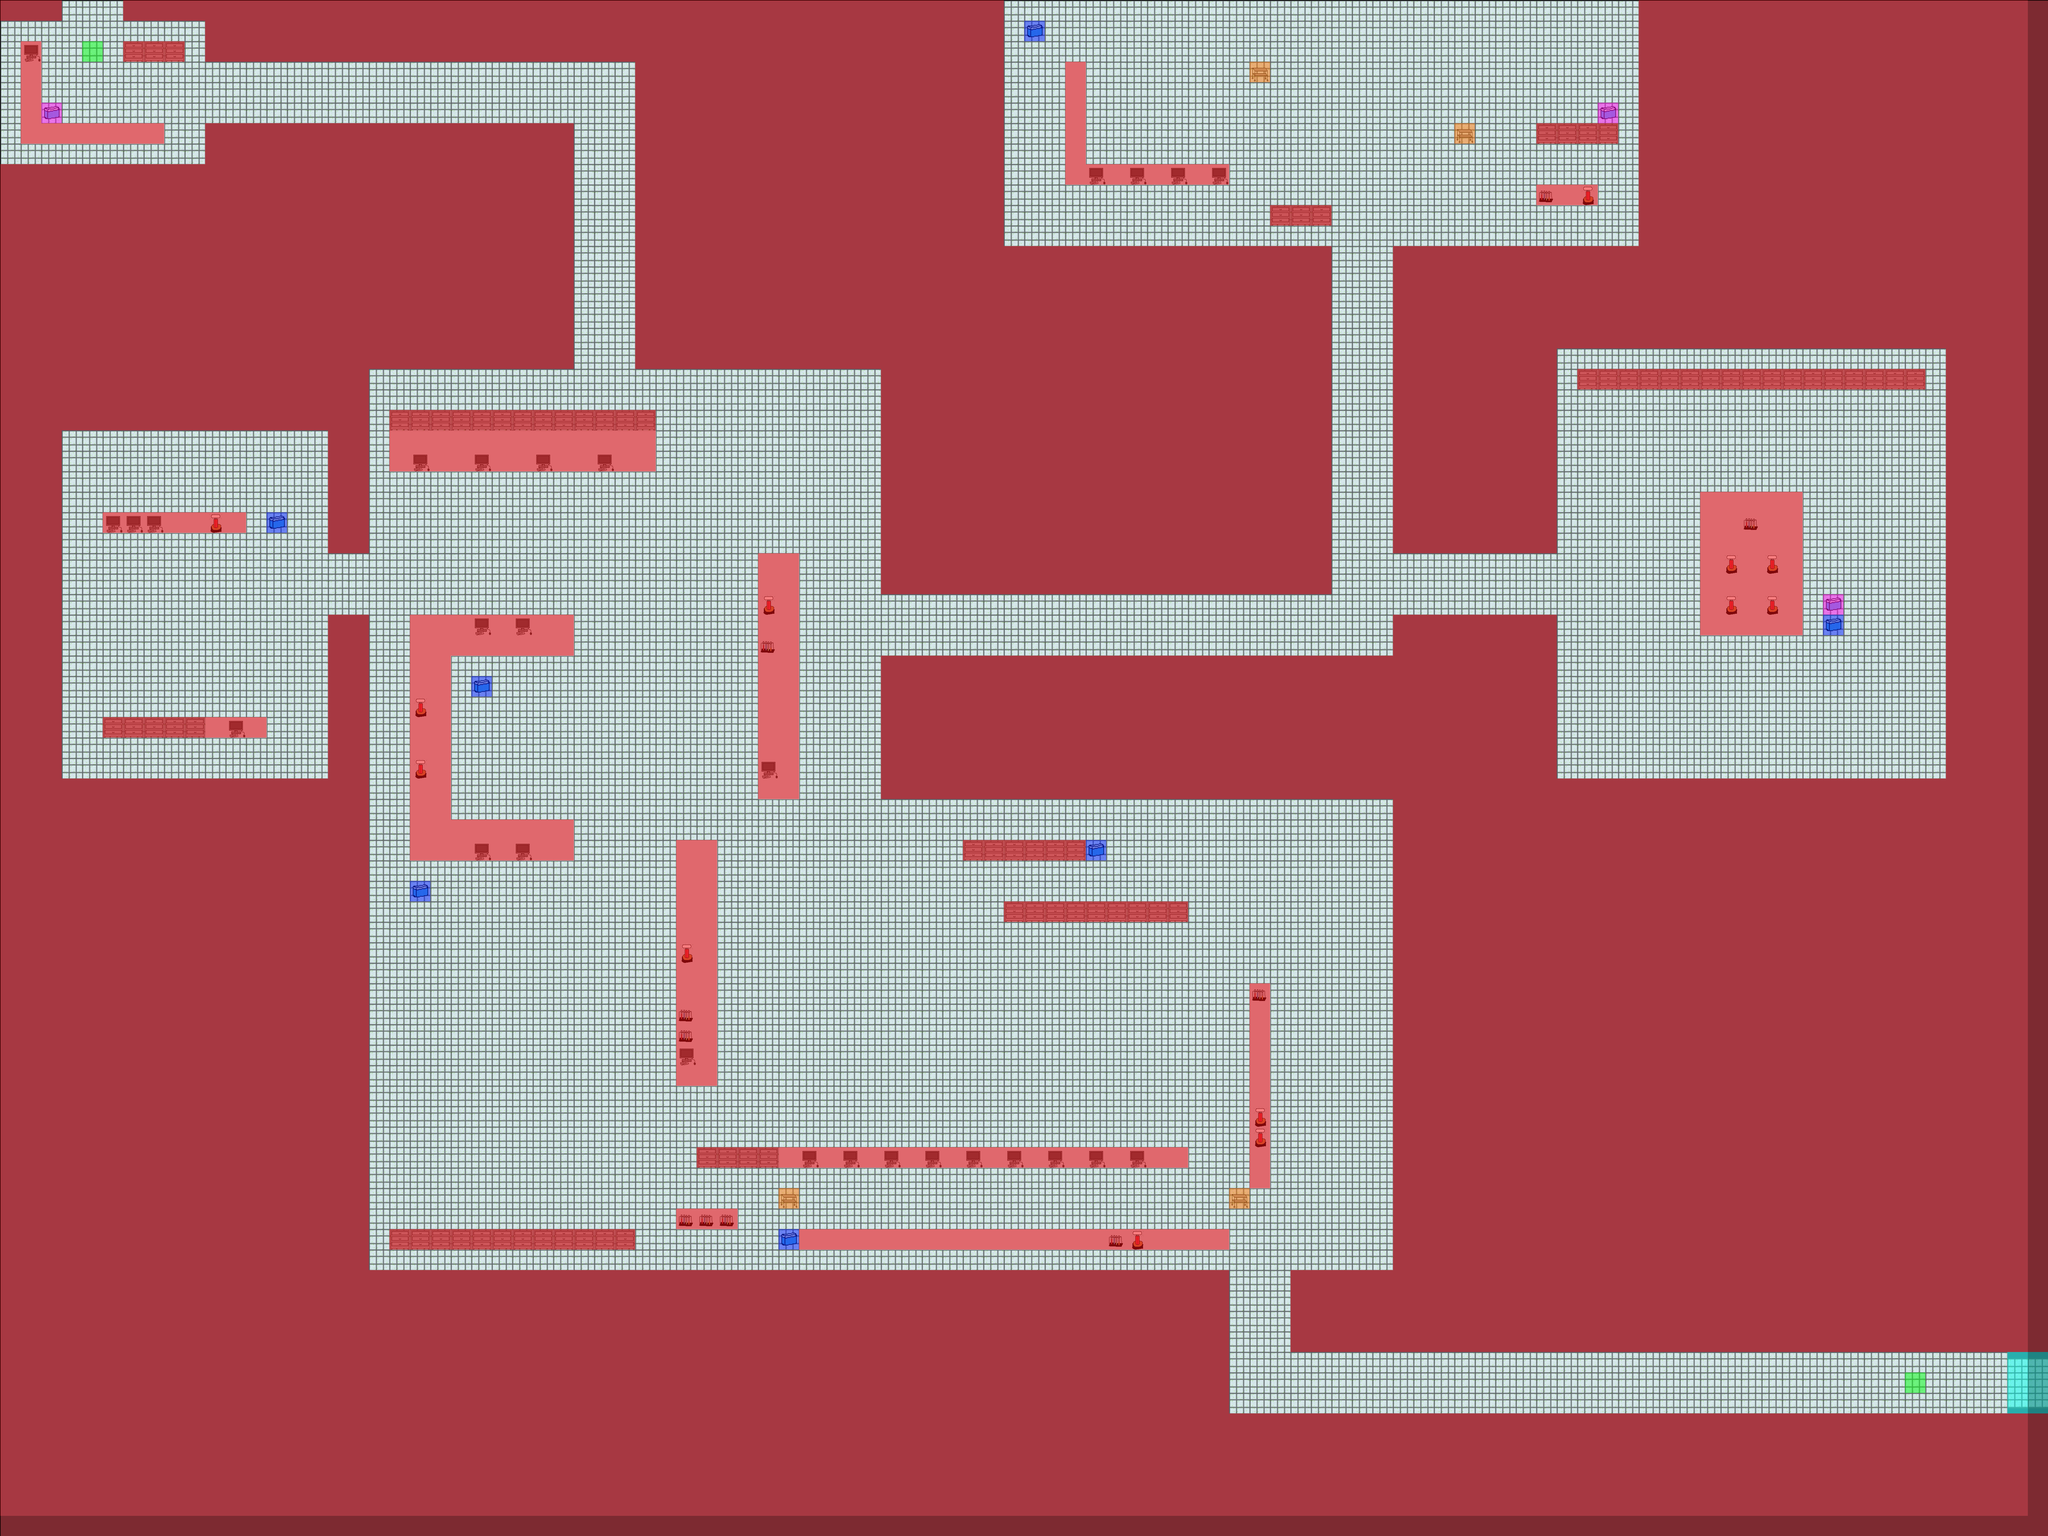

A 2D game scene composited from a Tiled map and its tileset images. What follows is a short description and the map's XML, with each tile layer's data collapsed to a summary:
An orthogonal 100x75 tile map with 64x64 px tiles, 3 tile layers (Background, Foreground, Meta), 2 tilesets and 1 object (SpawnPoint).

<map version="1.0" orientation="orthogonal" width="100" height="75" tilewidth="64" tileheight="64">
 <tileset firstgid="1" name="tmw_lab_spacing3" tilewidth="64" tileheight="64" spacing="2" margin="2">
  <tileoffset x="2" y="2" />
  <image source="tmw_lab_spacing3.png" width="530" height="398" />
 </tileset>
 <tileset firstgid="49" name="meta2" tilewidth="64" tileheight="64" spacing="1" margin="1">
  <tileoffset x="1" y="1" />
  <image source="meta2.png" width="391" height="66" />
  <tile id="0">
   <properties>
    <property name="collidable" value="True" />
   </properties>
  </tile>
  <tile id="1">
   <properties>
    <property name="collectable" value="True" />
   </properties>
  </tile>
  <tile id="2">
   <properties>
    <property name="conversable" value="True" />
   </properties>
  </tile>
  <tile id="3">
   <properties>
    <property name="moveable" value="True" />
   </properties>
  </tile>
  <tile id="4">
   <properties>
    <property name="killable" value="True" />
   </properties>
  </tile>
  <tile id="5">
   <properties>
    <property name="exitable" value="True" />
   </properties>
  </tile>
 </tileset>
 <layer name="Background" width="100" height="75">
  <data>[7500 cells, 7500 non-empty, 9 distinct tile ids]</data>
 </layer>
 <objectgroup name="Objects" width="100" height="75">
  <object name="SpawnPoint" x="292" y="33" />
 </objectgroup>
 <layer name="Foreground" width="100" height="75">
  <data>[7500 cells, 106 non-empty, 6 distinct tile ids]</data>
 </layer>
 <layer name="Meta" width="100" height="75">
  <data>[7500 cells, 4719 non-empty, 6 distinct tile ids]</data>
 </layer>
</map>